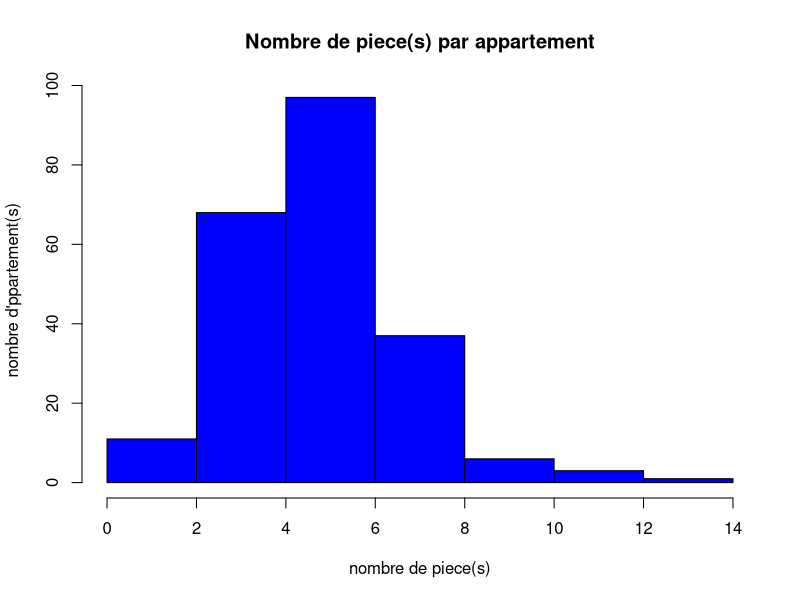
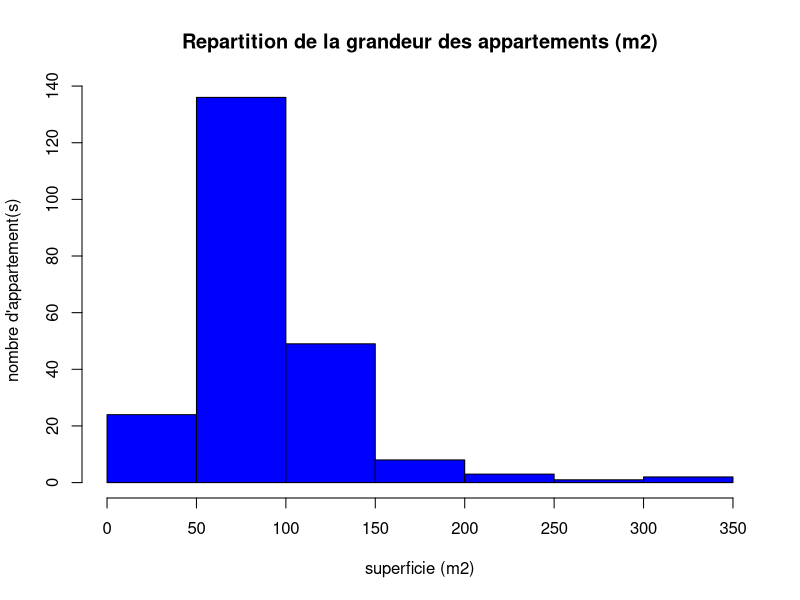
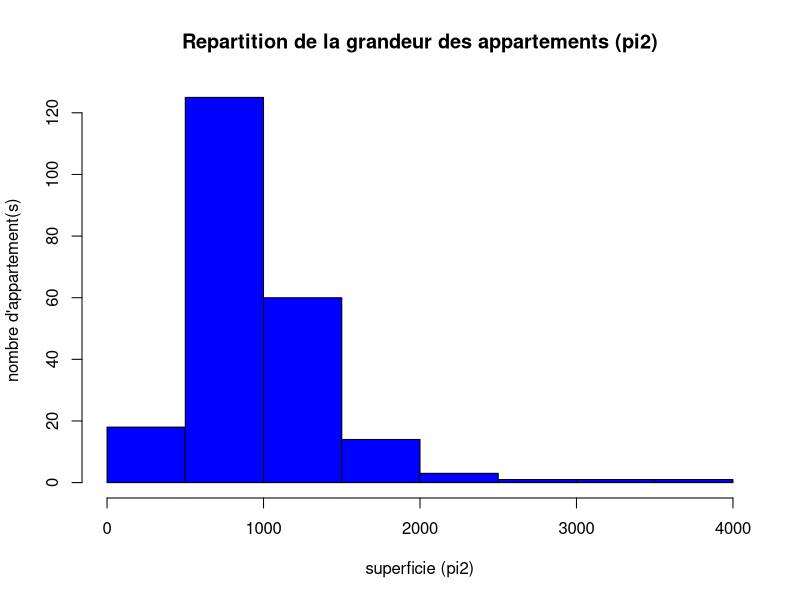
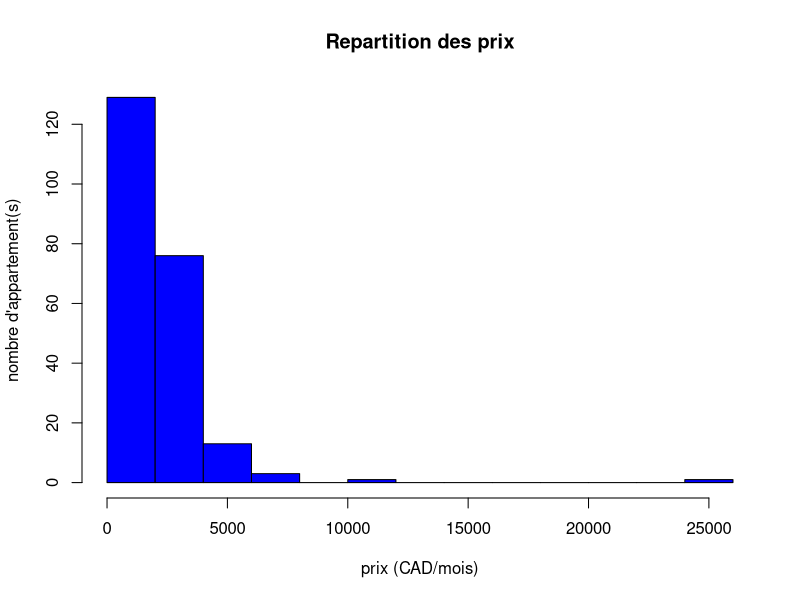

Generate these figures, in order, with R:
library(tidyverse)

setwd('C:/Users/Quy Hao/Desktop/Polytechnique/session A19/MTH2302D/tp2')

my_data <- read.csv("data.csv", header = TRUE)
tibbleFormat <- as_tibble(my_data)

#histogramme de la repartion du nb de pieces dans un appartement
hist(my_data$Nombre_Pieces, col = "blue",  main = "Nombre de piece(s) par appartement", ylab = "nombre d'ppartement(s)", xlab = "nombre de piece(s)")

#histogramme de la superficie (m2)
hist(my_data$Superficie_M2, col = "blue",  main = "Repartition de la grandeur des appartements (m2)", ylab = "nombre d'appartement(s)", xlab = "superficie (m2)")

#histogramme de la superficie (pied2)
hist(my_data$Superficie_Pied2, col = "blue",  main = "Repartition de la grandeur des appartements (pi2)", ylab = "nombre d'appartement(s)", xlab = "superficie (pi2)")

#histogramme du prix
hist(my_data$Prix_Mois, col = "blue",  main = "Repartition des prix", ylab = "nombre d'appartement(s)", xlab = "prix (CAD/mois)")

